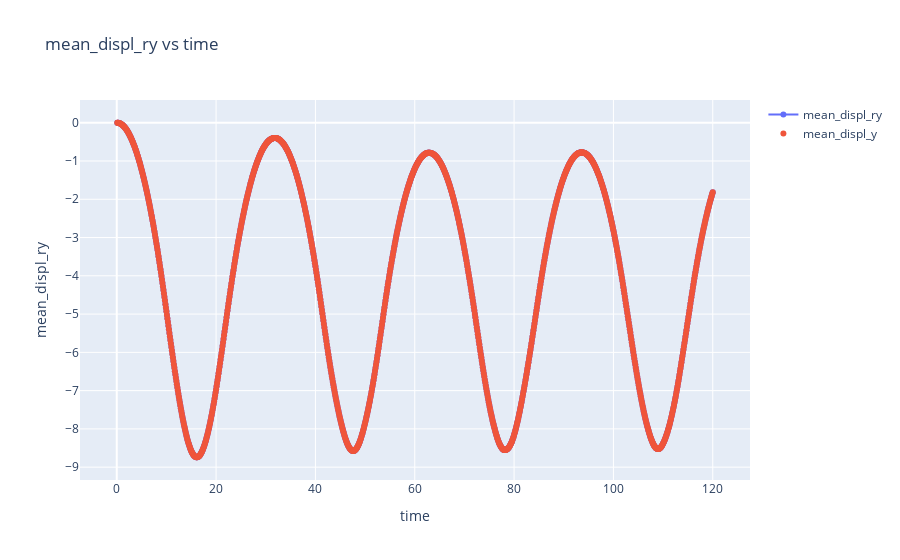

Source (notebook cell):
### Code cell
# plot mean_displ_ry
fig = go.Figure(data=[go.Scatter(x=df['time'], y=df['mean_displ_ry'], mode='lines+markers', name='mean_displ_ry')])
# add mean_displ_y
fig.add_trace(go.Scatter(x=df['time'], y=df['mean_displ_y'], mode='markers', name='mean_displ_y'))
fig.update_layout(title='mean_displ_ry vs time', xaxis_title='time', yaxis_title='mean_displ_ry')
fig.show()

### Figure 1 — Plotly figure (JSON) as saved in the notebook; plotly's stock layout.template omitted (floating-point values rounded to 4 significant figures; data arrays with more than 128 entries replaced by an {"elided": "..."} marker saying what was removed)
{"data": [{"mode": "lines+markers", "name": "mean_displ_ry", "type": "scatter", "x": {"elided": "1200 float values"}, "y": {"elided": "1200 float values"}}, {"mode": "markers", "name": "mean_displ_y", "type": "scatter", "x": {"elided": "1200 float values"}, "y": {"elided": "1200 float values"}}], "layout": {"title": {"text": "mean_displ_ry vs time"}, "xaxis": {"title": {"text": "time"}}, "yaxis": {"title": {"text": "mean_displ_ry"}}}}
